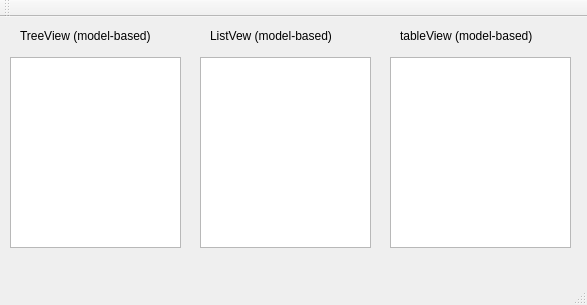
<?xml version="1.0" encoding="UTF-8"?>
<ui version="4.0">
 <class>MainWindow</class>
 <widget class="QMainWindow" name="MainWindow">
  <property name="geometry">
   <rect>
    <x>0</x>
    <y>0</y>
    <width>587</width>
    <height>305</height>
   </rect>
  </property>
  <property name="windowTitle">
   <string>MainWindow</string>
  </property>
  <widget class="QWidget" name="centralWidget">
   <widget class="QTreeView" name="treeView">
    <property name="geometry">
     <rect>
      <x>10</x>
      <y>40</y>
      <width>171</width>
      <height>191</height>
     </rect>
    </property>
   </widget>
   <widget class="QListView" name="listView">
    <property name="geometry">
     <rect>
      <x>200</x>
      <y>40</y>
      <width>171</width>
      <height>191</height>
     </rect>
    </property>
   </widget>
   <widget class="QTableView" name="tableView">
    <property name="geometry">
     <rect>
      <x>390</x>
      <y>40</y>
      <width>181</width>
      <height>191</height>
     </rect>
    </property>
   </widget>
   <widget class="QLabel" name="label">
    <property name="geometry">
     <rect>
      <x>20</x>
      <y>10</y>
      <width>151</width>
      <height>17</height>
     </rect>
    </property>
    <property name="text">
     <string>TreeView (model-based)</string>
    </property>
   </widget>
   <widget class="QLabel" name="label_2">
    <property name="geometry">
     <rect>
      <x>210</x>
      <y>10</y>
      <width>131</width>
      <height>17</height>
     </rect>
    </property>
    <property name="text">
     <string>ListVew (model-based)</string>
    </property>
   </widget>
   <widget class="QLabel" name="label_3">
    <property name="geometry">
     <rect>
      <x>400</x>
      <y>10</y>
      <width>151</width>
      <height>17</height>
     </rect>
    </property>
    <property name="text">
     <string>tableView (model-based)</string>
    </property>
   </widget>
  </widget>
  <widget class="QMenuBar" name="menuBar">
   <property name="geometry">
    <rect>
     <x>0</x>
     <y>0</y>
     <width>587</width>
     <height>22</height>
    </rect>
   </property>
  </widget>
  <widget class="QToolBar" name="mainToolBar">
   <attribute name="toolBarArea">
    <enum>TopToolBarArea</enum>
   </attribute>
   <attribute name="toolBarBreak">
    <bool>false</bool>
   </attribute>
  </widget>
  <widget class="QStatusBar" name="statusBar"/>
 </widget>
 <layoutdefault spacing="6" margin="11"/>
 <resources/>
 <connections/>
</ui>
